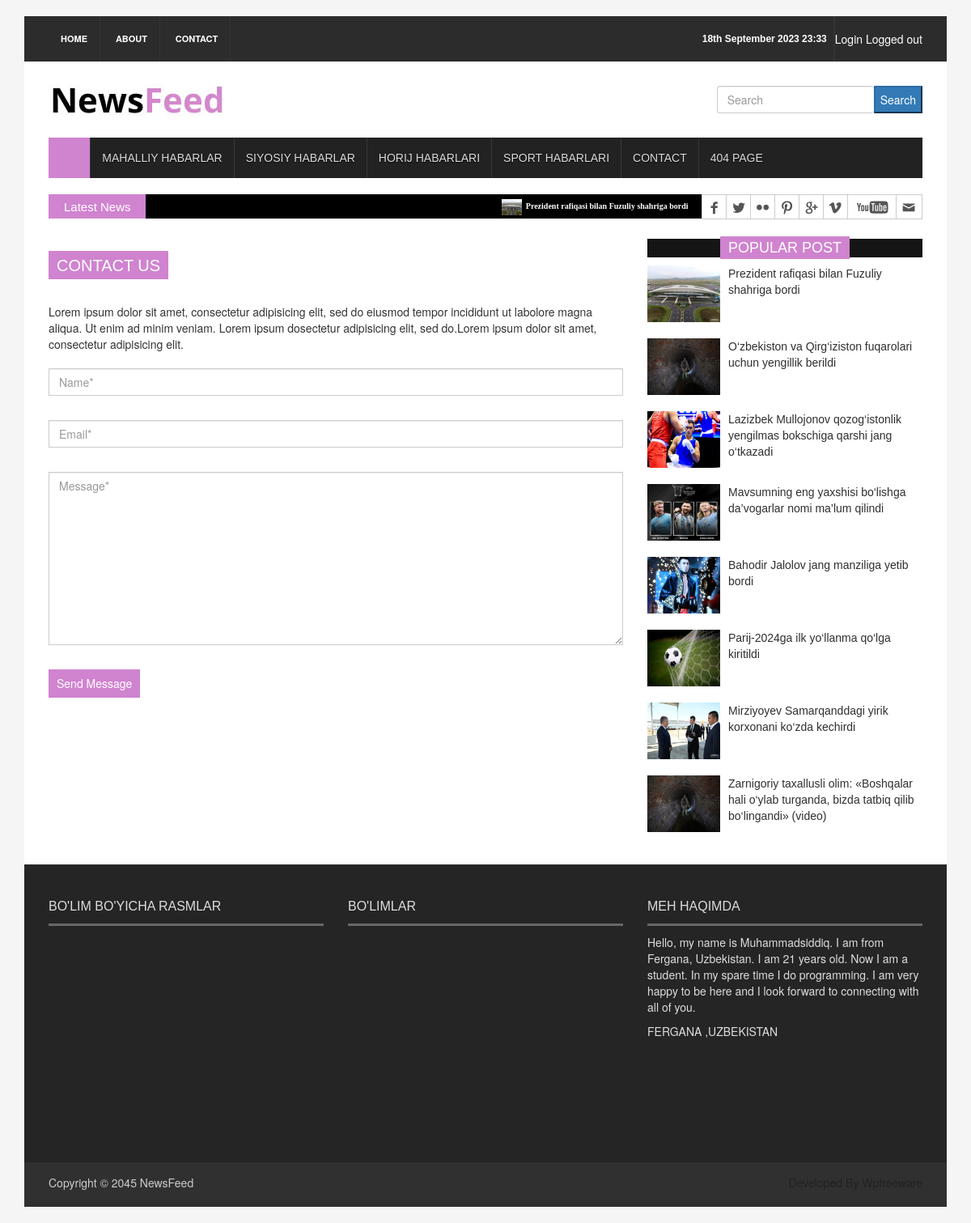
The app's page /contact/, older data.
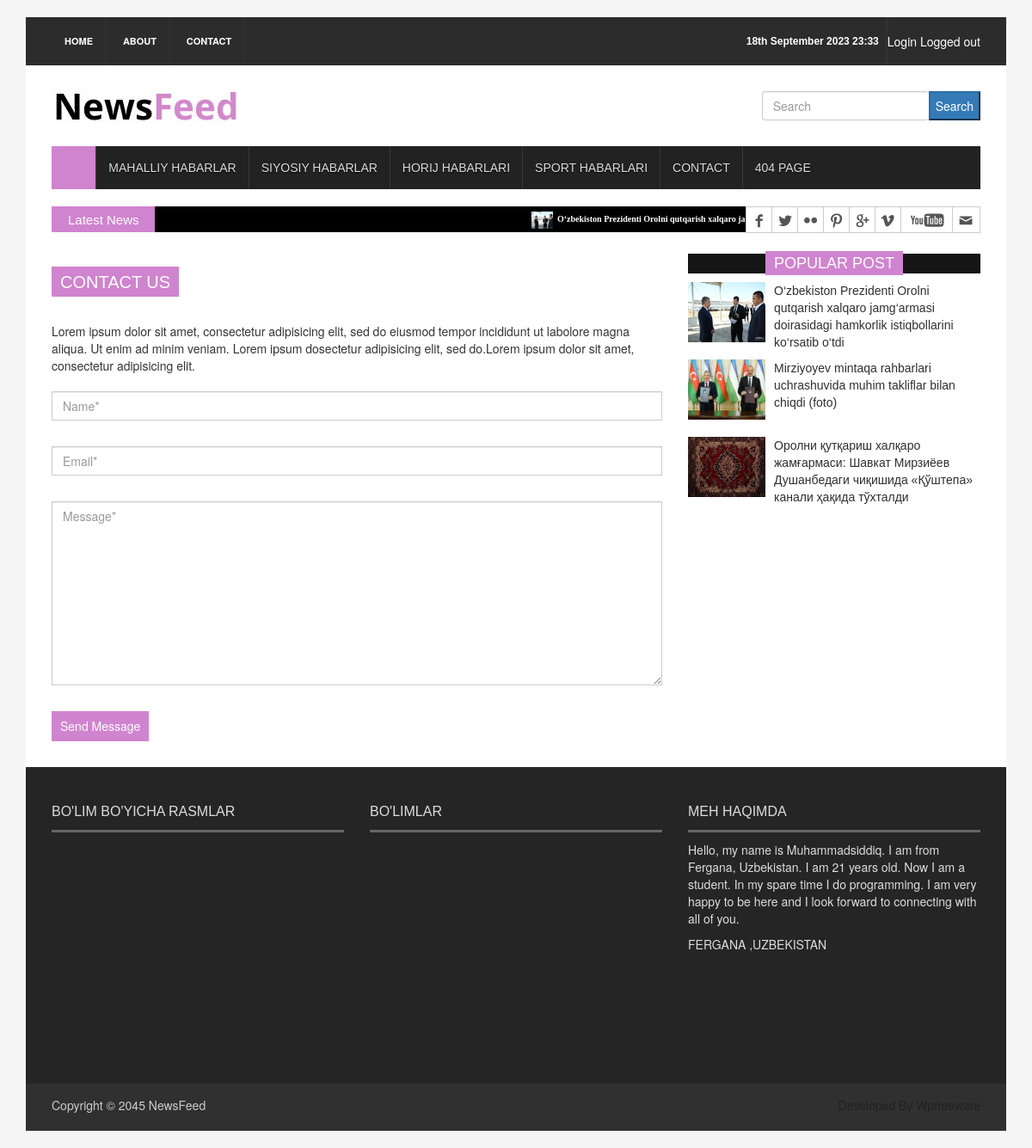
The same page, newer data.
### news_app/models.py (models this page shows, shortened)
class News(models.Model):
    class Status(models.TextChoices):
        Draft = 'DF', 'Draft'
        Published = 'PB', 'Published'
    title = models.CharField(max_length=250)
    slug = models.CharField(max_length=250)
    body = models.TextField()
    image = models.ImageField(upload_to='images/')
    category = models.ForeignKey(
        Category,
        on_delete=models.CASCADE
    )
    publish_time = models.DateTimeField(default=timezone.now)
    create_time = models.DateTimeField(auto_now_add=True)
    upload_time = models.DateTimeField(auto_now=True)
    status = models.CharField(
        max_length=2,
        choices=Status.choices,
        default=Status.Draft
    )
    views=models.IntegerField(default=0)
    objects = models.Manager()
    published = PublishedManager()
    class Meta:
        ordering = ['-publish_time']

### news_app/views.py (the view, shortened to what this page needs)
# urls.py: path('contact/', contact_view.as_view(), name='contact_view'),
class contact_view(TemplateView):
    template_name = 'contact.html'
    def get(self, request, *args, **kwargs):
        form = ContactForm()
        context = {
            'form': form
        }
        return render(request, 'contact.html', context)

### news_app/forms.py
class  ContactForm(forms.ModelForm):
    class Meta:
        model=Contact
        fields=['name','email','message']

### news_app/context_processor.py (called while the page is built)
def context_processor(request):
    last_news = News.published.all().order_by('-publish_time')[:8]
    news_list = News.published.all().order_by('-publish_time')[:5]
    local_news = News.published.all().filter(category__name='Mahalliy')[:18]
    sport = News.published.all().filter(category__name='Sport')[:5]
    siyosat = News.published.all().filter(category__name='Siyosat')[:5]
    xorij = News.published.all().filter(category__name='Xorij')[:5]
    context = {
        'news_list': news_list,
        'local_news': local_news,
        'sport': sport,
        'siyosat': siyosat,
        'xorij': xorij,
        'last_news': last_news
    }
    return context

### news_app/models.py (called while the page is built)
    def get_queryset(self):
        return super().get_queryset().filter(status=News.Status.Published)

### template/contact.html (shortened to what this page needs)
{%extends 'base.html'%}
{%load static%}
{%block content%}
  <section id="contentSection">
    <div class="row">
      <div class="col-lg-8 col-md-8 col-sm-8">
        <div class="left_content">
          <div class="contact_area">
            <h2>Contact Us</h2>
            <p>Lorem ipsum dolor sit amet, consectetur adipisicing elit, sed do eiusmod tempor incididunt ut labolore magna aliqua. Ut enim ad minim veniam. Lorem ipsum dosectetur adipisicing elit, sed do.Lorem ipsum dolor sit amet, consectetur adipisicing elit.</p>
            <form action="#" class="contact_form" method="post">{%csrf_token%}
              <input class="form-control" type="text" placeholder="Name*" name="name">
              <input class="form-control" type="email" placeholder="Email*" name="email">
              <textarea class="form-control" cols="30" rows="10" placeholder="Message*" name="message"></textarea>
              <input type="submit" value="Send Message">
            </form>
          </div>
        </div>
      </div>
      <div class="col-lg-4 col-md-4 col-sm-4">
        <aside class="right_content">
          <div class="single_sidebar">
            <h2><span>Popular Post</span></h2>
            <ul class="spost_nav">
              {%for last in last_news%}
              <li>
                <div class="media wow fadeInDown"> <a href="single_page.html" class="media-left"> <img alt="" src="{{last.image.url}}"> </a>
                  <div class="media-body"> <a href="single_page.html" class="catg_title"> {{last.title}}</a> </div>
                </div>
              </li>
              {%endfor%}
            </ul>
          </div>
        </aside>
      </div>
    </div>
  </section>
{%endblock content%}

### template/base.html (shortened to what this page needs)
{%load static%}
<!DOCTYPE html>
<html>
<head>
<link rel="stylesheet" type="text/css" href="{%static 'css/bootstrap.min.css'%}">
<link rel="stylesheet" type="text/css" href="{%static 'css/font-awesome.min.css'%}">
<link rel="stylesheet" type="text/css" href="{%static 'css/animate.css'%}">
<link rel="stylesheet" type="text/css" href="{%static 'css/font.css'%}">
<link rel="stylesheet" type="text/css" href="{%static 'css/li-scroller.css'%}">
<link rel="stylesheet" type="text/css" href="{%static 'css/slick.css'%}">
<link rel="stylesheet" type="text/css" href="{%static 'css/jquery.fancybox.css'%}">
<link rel="stylesheet" type="text/css" href="{%static 'css/theme.css'%}">
<link rel="stylesheet" type="text/css" href="{%static 'css/style.css'%}">
</head>
<body>
<div class="container">
  <header id="header">
    <div class="row">
      <div class="col-lg-12 col-md-12 col-sm-12">
        <div class="header_top " style="display: flex; justify-content:space-between;">
          <div class="header_top_left">
            <ul class="top_nav">
              <li><a href="{%url 'index_view'%}">Home</a></li>
              <li><a href="{%url 'about'%}">About</a></li>
              <li><a href="{%url 'contact_view'%}">Contact</a></li>
            </ul>
          </div>
          <div class="header_top_right " style="width:55%; display: flex; justify-content:right; align-items: center;">
            <p >{% now 'jS F Y H:i'%}</p>
            <div class="border " style="border:1px solid #333 ;  height: 100%;"></div>
            <div >
            {%if request.user.is_authenticated%}
            <a  style="color:#fff;" href="{% url 'profile' %}">My profile </a>
            <a  style="color:#fff;" href="{% url 'logout' %}">Logged out </a>
            {%else%}
            <a  style="color:#fff;" href="{% url 'login' %}">Login </a>
            <a  style="color:#fff;" href="{% url 'logout' %}">Logged out </a>
            {%endif%}
            </div>
          </div>
        </div>
      </div>
      <div class="col-lg-12 col-md-12 col-sm-12">
        <div class="header_bottom" style="display: flex; justify-content: space-between; align-items:center;"  >
          <div class="logo_area"><a href="{% url 'index_view'%}" class="logo"><img src="{%static 'images/logo.jpg'%}" alt=""></a></div>
          <form action="{%url 'search_result'%}"method="get">
            <div style="display: flex;">
              <input class="form-control" id="floatingInput" placeholder="Search" name="q" style="border-right:none;">
              <button type="submit" class="btn-primary">Search</button>
            </div>
            </form>
        </div>
      </div>
    </div>
  </header>
  <section id="navArea">
    <nav class="navbar navbar-inverse" role="navigation">
      <div id="navbar" class="navbar-collapse collapse">
        <ul class="nav navbar-nav main_nav">
          <li class="active"><a href="{%url 'index_view'%}"><span class="fa fa-home desktop-home"></span><span class="mobile-show">Home</span></a></li>
          <li><a href="{% url 'local_news'%}">Mahalliy habarlar</a></li>
          <li class="dropdown"> <a href="{%url 'political_news'%}" class="dropdown-toggle" data-toggle="dropdown" role="button" aria-expanded="false">Siyosiy habarlar</a>
          </li>
          <li><a href="{%url 'horij_news'%}">Horij habarlari</a></li>
           <li><a href="{%url 'sport_news'%}">Sport habarlari</a></li>
          <li><a href="{%url 'contact_view'%}">Contact</a></li>
          <li><a href="{% url 'fail'%}">404 Page</a></li>
        </ul>
      </div>
    </nav>
  </section>
  <section id="newsSection">
    <div class="row">
      <div class="col-lg-12 col-md-12">
        <div class="latest_newsarea"> <span>Latest News</span>
          <ul id="ticker01" class="news_sticker">
            {%for news in last_news %}
            <li><a href="#"><img src="{{news.image.url}}" alt="">{{news.title}}</a></li>
            {%endfor%}
          </ul>
          <div class="social_area">
            <ul class="social_nav">
              <li class="facebook"><a href="#"></a></li>
              <li class="twitter"><a href="#"></a></li>
              <li class="flickr"><a href="#"></a></li>
              <li class="pinterest"><a href="#"></a></li>
              <li class="googleplus"><a href="#"></a></li>
              <li class="vimeo"><a href="#"></a></li>
              <li class="youtube"><a href="#"></a></li>
              <li class="mail"><a href="#"></a></li>
            </ul>
          </div>
        </div>
      </div>
    </div>
  </section>
{%block content%}
{%endblock content%}
  <footer id="footer">
    <div class="footer_top">
      <div class="row">
        <div class="col-lg-4 col-md-4 col-sm-4">
          <div class="footer_widget wow fadeInLeftBig">
            <h2>Bo'lim bo'yicha rasmlar</h2>
          </div>
        </div>
        <div class="col-lg-4 col-md-4 col-sm-4">
          <div class="footer_widget wow fadeInDown">
            <h2>Bo'limlar</h2>
          </div>
        </div>
        <div class="col-lg-4 col-md-4 col-sm-4">
          <div class="footer_widget wow fadeInRightBig">
            <h2>Meh haqimda</h2>
            <p>Hello, my name is Muhammadsiddiq. I am from Fergana, Uzbekistan. I am 21 years old. Now I am a student. In my spare time I do programming. I am very happy to be here and I look forward to connecting with all of you.</p>
            <address>
            FERGANA ,UZBEKISTAN
            </address>
          </div>
        </div>
      </div>
    </div>
    <div class="footer_bottom">
      <p class="copyright">Copyright &copy; 2045 <a href="index.html">NewsFeed</a></p>
      <p class="developer">Developed By Wpfreeware</p>
    </div>
  </footer>
</div>
</body>
</html>

### static/css/li-scroller.css (style rules this page uses)
ul.newsticker { position:relative; left:750px; font:bold 10px Verdana; list-style-type:none; margin:0; padding:0 }
ul.newsticker li { float:left; margin:0; padding:0 }
ul.newsticker a { white-space:nowrap; padding:0; color:#fff; margin:0 50px 0 0 }
ul.newsticker a > img { height:20px; margin-right:5px; width:25px }

### static/css/theme.css (style rules this page uses)
.navbar-inverse .navbar-nav > .active > a, .navbar-inverse .navbar-nav > .active > a:hover, .navbar-inverse .navbar-nav > .active > a:focus { background-color:#d083cf }
.latest_newsarea span { background:none repeat scroll 0 0 #d083cf }
.single_sidebar > h2 span { background:none repeat scroll 0 0 #d083cf }
.contact_area > h2 { background-color:#d083cf }
.contact_form input[type="submit"] { background-color:#d083cf }

Row changes from the older to the newer data that the page shows:
removed News: image (picture), title "Prezident rafiqasi bilan Fuzuliy shahriga bordi"
removed News: image (picture), title "O‘zbekiston va Qirg‘iziston fuqarolari uchun yengillik berildi"
removed News: image (picture), title "Lazizbek Mullojonov qozog‘istonlik yengilmas bokschiga qarshi jang o‘tkazadi", shown under "POPULAR POST"
removed News: image (picture), title "Mavsumning eng yaxshisi bo‘lishga da’vogarlar nomi ma’lum qilindi", shown under "POPULAR POST"
removed News: image (picture), title "Bahodir Jalolov jang manziliga yetib bordi", shown under "POPULAR POST"
removed News: image (picture), title "Parij-2024ga ilk yo‘llanma qo‘lga kiritildi", shown under "POPULAR POST"
removed News: image (picture), title "Mirziyoyev Samarqanddagi yirik korxonani ko‘zda kechirdi", shown under "POPULAR POST"
removed News: image (picture), title "Zarnigoriy taxallusli olim: «Boshqalar hali o‘ylab turganda, bizda tatbiq qilib bo‘lingandi» (video)", shown under "POPULAR POST"
now on this page (row edited): News: image (picture), title "O‘zbekiston Prezidenti Orolni qutqarish xalqaro…", title "O‘zbekiston Prezidenti Orolni qutqarish xalqaro jamg‘armasi doirasidagi hamkorlik istiqbollarini ko‘rsatib o‘tdi"
now on this page (row edited): News: image (picture), title "Mirziyoyev mintaqa rahbarlari uchrashuvida muhim takliflar bilan chiqdi (foto)", shown under "POPULAR POST"
now on this page (row edited): News: image (picture), title "Оролни қутқариш халқаро жамғармаси: Шавкат Мирзиёев Душанбедаги чиқишида «Қўштепа» канали ҳақида тўхталди", shown under "POPULAR POST"
